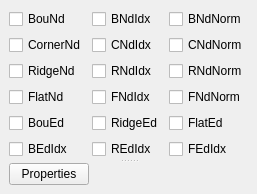
         <widget class="QWidget" name="page_4" >
          <property name="geometry" >
           <rect>
            <x>0</x>
            <y>0</y>
            <width>98</width>
            <height>34</height>
           </rect>
          </property>
          <attribute name="label" >
           <string>Feature View</string>
          </attribute>
          <layout class="QVBoxLayout" >
           <property name="margin" >
            <number>9</number>
           </property>
           <property name="spacing" >
            <number>6</number>
           </property>
           <item>
            <widget class="QSplitter" name="splitter_2" >
             <property name="orientation" >
              <enum>Qt::Vertical</enum>
             </property>
             <widget class="QWidget" name="layoutWidget" >
              <layout class="QGridLayout" >
               <property name="margin" >
                <number>0</number>
               </property>
               <property name="spacing" >
                <number>6</number>
               </property>
               <item row="3" column="0" >
                <widget class="QCheckBox" name="flatNdCheckBox" >
                 <property name="text" >
                  <string>FlatNd</string>
                 </property>
                </widget>
               </item>
               <item row="1" column="1" >
                <widget class="QCheckBox" name="cNdIdxCheckBox" >
                 <property name="text" >
                  <string>CNdIdx</string>
                 </property>
                </widget>
               </item>
               <item row="0" column="2" >
                <widget class="QCheckBox" name="bNdNormCheckBox" >
                 <property name="text" >
                  <string>BNdNorm</string>
                 </property>
                </widget>
               </item>
               <item row="3" column="1" >
                <widget class="QCheckBox" name="fNdIdxCheckBox" >
                 <property name="text" >
                  <string>FNdIdx</string>
                 </property>
                </widget>
               </item>
               <item row="4" column="1" >
                <widget class="QCheckBox" name="ridgeEgCheckBox" >
                 <property name="text" >
                  <string>RidgeEd</string>
                 </property>
                </widget>
               </item>
               <item row="0" column="0" >
                <widget class="QCheckBox" name="bouNdCheckBox" >
                 <property name="text" >
                  <string>BouNd</string>
                 </property>
                </widget>
               </item>
               <item row="1" column="2" >
                <widget class="QCheckBox" name="cNdNormCheckBox" >
                 <property name="text" >
                  <string>CNdNorm</string>
                 </property>
                </widget>
               </item>
               <item row="1" column="0" >
                <widget class="QCheckBox" name="cornerNdCheckBox" >
                 <property name="text" >
                  <string>CornerNd</string>
                 </property>
                </widget>
               </item>
               <item row="5" column="0" >
                <widget class="QCheckBox" name="bEdIdxCheckBox" >
                 <property name="text" >
                  <string>BEdIdx</string>
                 </property>
                </widget>
               </item>
               <item row="3" column="2" >
                <widget class="QCheckBox" name="fNdNormCheckBox" >
                 <property name="text" >
                  <string>FNdNorm</string>
                 </property>
                </widget>
               </item>
               <item row="4" column="2" >
                <widget class="QCheckBox" name="flatEdCheckBox" >
                 <property name="text" >
                  <string>FlatEd</string>
                 </property>
                </widget>
               </item>
               <item row="2" column="0" >
                <widget class="QCheckBox" name="ridgeNdCheckBox" >
                 <property name="text" >
                  <string>RidgeNd</string>
                 </property>
                </widget>
               </item>
               <item row="2" column="1" >
                <widget class="QCheckBox" name="rNdIdxCheckBox" >
                 <property name="text" >
                  <string>RNdIdx</string>
                 </property>
                </widget>
               </item>
               <item row="5" column="1" >
                <widget class="QCheckBox" name="rEdIdxCheckBox" >
                 <property name="text" >
                  <string>REdIdx</string>
                 </property>
                </widget>
               </item>
               <item row="2" column="2" >
                <widget class="QCheckBox" name="rNdNormCheckBox" >
                 <property name="text" >
                  <string>RNdNorm</string>
                 </property>
                </widget>
               </item>
               <item row="0" column="1" >
                <widget class="QCheckBox" name="bNdIdxCheckBox" >
                 <property name="text" >
                  <string>BNdIdx</string>
                 </property>
                </widget>
               </item>
               <item row="5" column="2" >
                <widget class="QCheckBox" name="fEdIdxCheckBox" >
                 <property name="text" >
                  <string>FEdIdx</string>
                 </property>
                </widget>
               </item>
               <item row="4" column="0" >
                <widget class="QCheckBox" name="bouEdCheckBox" >
                 <property name="text" >
                  <string>BouEd</string>
                 </property>
                </widget>
               </item>
              </layout>
             </widget>
             <widget class="QWidget" name="layoutWidget" >
              <layout class="QHBoxLayout" >
               <property name="margin" >
                <number>0</number>
               </property>
               <property name="spacing" >
                <number>6</number>
               </property>
               <item>
                <widget class="QPushButton" name="featureViewPropertiesPushButton" >
                 <property name="text" >
                  <string>Properties</string>
                 </property>
                </widget>
               </item>
               <item>
                <spacer>
                 <property name="orientation" >
                  <enum>Qt::Horizontal</enum>
                 </property>
                 <property name="sizeHint" >
                  <size>
                   <width>231</width>
                   <height>20</height>
                  </size>
                 </property>
                </spacer>
               </item>
              </layout>
             </widget>
            </widget>
           </item>
          </layout>
         </widget>
